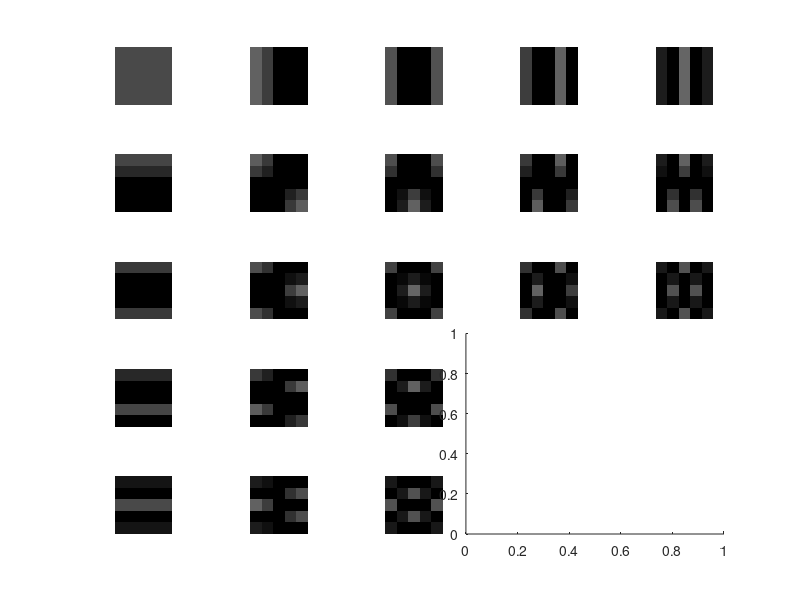

Write the MATLAB code that produced this figure. (Note: this script raises an error after producing the figure.)

clc;
clear all;
close all;
n=input('Entrer ');
alpha2 = ones(1,n)*sqrt(2/n);
alpha2(1) = sqrt(1/n);
alpha1 = ones(1,n)*sqrt(2/n);
alpha(1) = sqrt(1/n);
for u = 0:n-1
    for v = 0:n-1
        for x = 0:n-1
            for y = 0:n-1
                 a{u+1,v+1}(x+1,y+1) = alpha1(u+1)*alpha2(v+1)*...
                 cos((2*x+1)*u*pi/(2*n))*cos((2*y+1)*v*pi/(2*n));
            end 
        end
    end
end

mag = a;
figure
k=1;

for i=1:n
    for j=1:n
        subplot(n,n,k);
        imshow(mag{i,j});
        k=k+1;
    end
end
subplot(2,2,4)
imagesc(nHH)
colormap gray
title('HH : Diagonal niveau 2')
